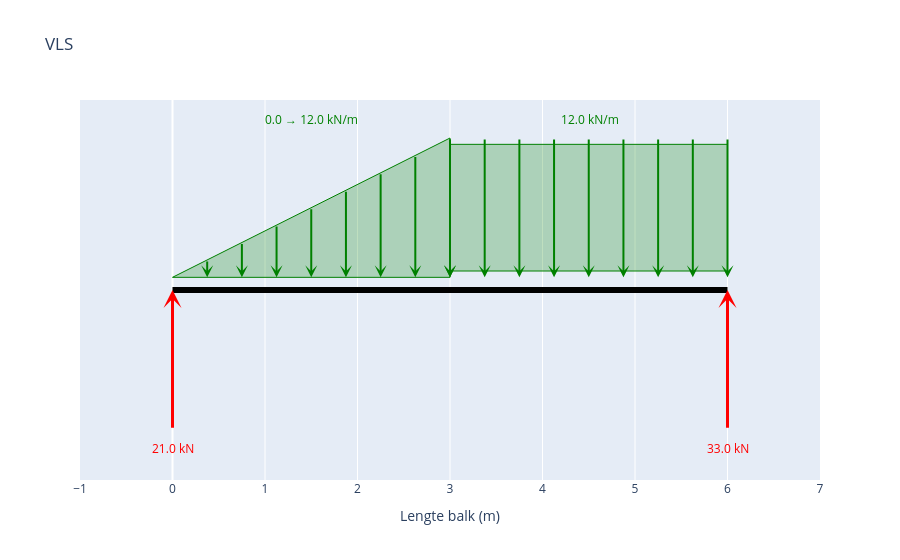

The notebook cell saved with this chart:
### Markdown cell above
## Vrij-Lichaam-Schema

### Code cell
fig_vls = maak_vls_plotly()
fig_vls.show()

### Figure 1 — Plotly figure (JSON) as saved in the notebook; plotly's stock layout.template omitted (floating-point values rounded to 4 significant figures)
{"data": [{"hoverinfo": "skip", "line": {"color": "black", "width": 6}, "mode": "lines", "type": "scatter", "x": [0, 6], "y": [0, 0]}], "layout": {"annotations": [{"arrowcolor": "green", "arrowhead": 3, "arrowsize": 1, "arrowwidth": 2, "ax": 3, "axref": "x", "ay": 1.2, "ayref": "y", "showarrow": true, "text": "", "x": 3, "xref": "x", "y": 0.1, "yref": "y"}, {"arrowcolor": "green", "arrowhead": 3, "arrowsize": 1, "arrowwidth": 2, "ax": 3.375, "axref": "x", "ay": 1.2, "ayref": "y", "showarrow": true, "text": "", "x": 3.375, "xref": "x", "y": 0.1, "yref": "y"}, {"arrowcolor": "green", "arrowhead": 3, "arrowsize": 1, "arrowwidth": 2, "ax": 3.75, "axref": "x", "ay": 1.2, "ayref": "y", "showarrow": true, "text": "", "x": 3.75, "xref": "x", "y": 0.1, "yref": "y"}, {"arrowcolor": "green", "arrowhead": 3, "arrowsize": 1, "arrowwidth": 2, "ax": 4.125, "axref": "x", "ay": 1.2, "ayref": "y", "showarrow": true, "text": "", "x": 4.125, "xref": "x", "y": 0.1, "yref": "y"}, {"arrowcolor": "green", "arrowhead": 3, "arrowsize": 1, "arrowwidth": 2, "ax": 4.5, "axref": "x", "ay": 1.2, "ayref": "y", "showarrow": true, "text": "", "x": 4.5, "xref": "x", "y": 0.1, "yref": "y"}, {"arrowcolor": "green", "arrowhead": 3, "arrowsize": 1, "arrowwidth": 2, "ax": 4.875, "axref": "x", "ay": 1.2, "ayref": "y", "showarrow": true, "text": "", "x": 4.875, "xref": "x", "y": 0.1, "yref": "y"}, {"arrowcolor": "green", "arrowhead": 3, "arrowsize": 1, "arrowwidth": 2, "ax": 5.25, "axref": "x", "ay": 1.2, "ayref": "y", "showarrow": true, "text": "", "x": 5.25, "xref": "x", "y": 0.1, "yref": "y"}, {"arrowcolor": "green", "arrowhead": 3, "arrowsize": 1, "arrowwidth": 2, "ax": 5.625, "axref": "x", "ay": 1.2, "ayref": "y", "showarrow": true, "text": "", "x": 5.625, "xref": "x", "y": 0.1, "yref": "y"}, {"arrowcolor": "green", "arrowhead": 3, "arrowsize": 1, "arrowwidth": 2, "ax": 6, "axref": "x", "ay": 1.2, "ayref": "y", "showarrow": true, "text": "", "x": 6, "xref": "x", "y": 0.1, "yref": "y"}, {"font": {"color": "green"}, "showarrow": false, "text": " 12.0 kN/m", "x": 4.5, "y": 1.35}, {"arrowcolor": "green", "arrowhead": 3, "arrowsize": 1, "arrowwidth": 2, "ax": 0.375, "axref": "x", "ay": 0.2375, "ayref": "y", "showarrow": true, "text": "", "x": 0.375, "xref": "x", "y": 0.1, "yref": "y"}, {"arrowcolor": "green", "arrowhead": 3, "arrowsize": 1, "arrowwidth": 2, "ax": 0.75, "axref": "x", "ay": 0.375, "ayref": "y", "showarrow": true, "text": "", "x": 0.75, "xref": "x", "y": 0.1, "yref": "y"}, {"arrowcolor": "green", "arrowhead": 3, "arrowsize": 1, "arrowwidth": 2, "ax": 1.125, "axref": "x", "ay": 0.5125, "ayref": "y", "showarrow": true, "text": "", "x": 1.125, "xref": "x", "y": 0.1, "yref": "y"}, {"arrowcolor": "green", "arrowhead": 3, "arrowsize": 1, "arrowwidth": 2, "ax": 1.5, "axref": "x", "ay": 0.65, "ayref": "y", "showarrow": true, "text": "", "x": 1.5, "xref": "x", "y": 0.1, "yref": "y"}, {"arrowcolor": "green", "arrowhead": 3, "arrowsize": 1, "arrowwidth": 2, "ax": 1.875, "axref": "x", "ay": 0.7875, "ayref": "y", "showarrow": true, "text": "", "x": 1.875, "xref": "x", "y": 0.1, "yref": "y"}, {"arrowcolor": "green", "arrowhead": 3, "arrowsize": 1, "arrowwidth": 2, "ax": 2.25, "axref": "x", "ay": 0.925, "ayref": "y", "showarrow": true, "text": "", "x": 2.25, "xref": "x", "y": 0.1, "yref": "y"}, {"arrowcolor": "green", "arrowhead": 3, "arrowsize": 1, "arrowwidth": 2, "ax": 2.625, "axref": "x", "ay": 1.062, "ayref": "y", "showarrow": true, "text": "", "x": 2.625, "xref": "x", "y": 0.1, "yref": "y"}, {"arrowcolor": "green", "arrowhead": 3, "arrowsize": 1, "arrowwidth": 2, "ax": 3, "axref": "x", "ay": 1.2, "ayref": "y", "showarrow": true, "text": "", "x": 3, "xref": "x", "y": 0.1, "yref": "y"}, {"font": {"color": "green"}, "showarrow": false, "text": "0.0 → 12.0 kN/m", "x": 1.5, "y": 1.35}, {"arrowcolor": "red", "arrowhead": 3, "arrowsize": 1, "arrowwidth": 3, "ax": 0, "axref": "x", "ay": -1.1, "ayref": "y", "showarrow": true, "text": "", "x": 0, "xref": "x", "y": 0, "yref": "y"}, {"font": {"color": "red"}, "showarrow": false, "text": "21.0 kN", "x": 0, "y": -1.25}, {"arrowcolor": "red", "arrowhead": 3, "arrowsize": 1, "arrowwidth": 3, "ax": 6, "axref": "x", "ay": -1.1, "ayref": "y", "showarrow": true, "text": "", "x": 6, "xref": "x", "y": 0, "yref": "y"}, {"font": {"color": "red"}, "showarrow": false, "text": "33.0 kN", "x": 6, "y": -1.25}], "autosize": true, "shapes": [{"fillcolor": "rgba(0,128,0,0.25)", "line": {"color": "green", "width": 1}, "type": "rect", "x0": 3, "x1": 6, "y0": 0.15, "y1": 1.15}, {"fillcolor": "rgba(0,128,0,0.25)", "line": {"color": "green", "width": 1}, "path": "M 0.0,0.1 L 0.0,0.1 L 3.0,1.2000000000000002 L 3.0,0.1 Z", "type": "path"}], "showlegend": false, "title": {"text": "VLS"}, "xaxis": {"autorange": false, "dtick": 1, "range": [-1, 7], "title": {"text": "Lengte balk (m)"}, "type": "linear"}, "yaxis": {"autorange": false, "range": [-1.5, 1.5], "showgrid": false, "showticklabels": false, "title": {}, "type": "linear", "zeroline": false}}}
